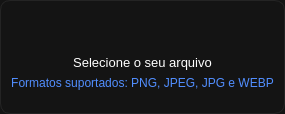
                <widget class="QWidget" name="wdgOpenFile" native="true">
                 <property name="minimumSize">
                  <size>
                   <width>0</width>
                   <height>0</height>
                  </size>
                 </property>
                 <property name="maximumSize">
                  <size>
                   <width>16777215</width>
                   <height>150</height>
                  </size>
                 </property>
                 <property name="font">
                  <font>
                   <pointsize>11</pointsize>
                  </font>
                 </property>
                 <property name="cursor">
                  <cursorShape>PointingHandCursor</cursorShape>
                 </property>
                 <property name="styleSheet">
                  <string notr="true">QWidget {
    
	background-color: rgb(20, 20, 20);
    border: 1px solid #242424;
    border-radius: 10px;
}

QLabel {
	border: none;
	color: #518EFF;
}
</string>
                 </property>
                 <layout class="QVBoxLayout" name="verticalLayout_5">
                  <property name="topMargin">
                   <number>24</number>
                  </property>
                  <property name="bottomMargin">
                   <number>24</number>
                  </property>
                  <item>
                   <widget class="QLabel" name="label_2">
                    <property name="maximumSize">
                     <size>
                      <width>16777215</width>
                      <height>90</height>
                     </size>
                    </property>
                    <property name="text">
                     <string/>
                    </property>
                    <property name="pixmap">
                     <pixmap resource="../assets/icons/resource_icons.qrc">:/icons/folder.png</pixmap>
                    </property>
                    <property name="alignment">
                     <set>Qt::AlignmentFlag::AlignCenter</set>
                    </property>
                   </widget>
                  </item>
                  <item>
                   <spacer name="verticalSpacer_6">
                    <property name="orientation">
                     <enum>Qt::Orientation::Vertical</enum>
                    </property>
                    <property name="sizeType">
                     <enum>QSizePolicy::Policy::Fixed</enum>
                    </property>
                    <property name="sizeHint" stdset="0">
                     <size>
                      <width>20</width>
                      <height>8</height>
                     </size>
                    </property>
                   </spacer>
                  </item>
                  <item>
                   <widget class="QLabel" name="label_3">
                    <property name="maximumSize">
                     <size>
                      <width>16777215</width>
                      <height>16</height>
                     </size>
                    </property>
                    <property name="font">
                     <font>
                      <pointsize>10</pointsize>
                      <fontweight>DemiBold</fontweight>
                     </font>
                    </property>
                    <property name="styleSheet">
                     <string notr="true">QLabel {
	border: none;
	color: #ffffff;
}</string>
                    </property>
                    <property name="text">
                     <string>Selecione o seu arquivo</string>
                    </property>
                    <property name="alignment">
                     <set>Qt::AlignmentFlag::AlignCenter</set>
                    </property>
                   </widget>
                  </item>
                  <item>
                   <widget class="QLabel" name="label_4">
                    <property name="maximumSize">
                     <size>
                      <width>16777215</width>
                      <height>14</height>
                     </size>
                    </property>
                    <property name="font">
                     <font>
                      <pointsize>9</pointsize>
                     </font>
                    </property>
                    <property name="text">
                     <string>Formatos suportados: PNG, JPEG, JPG e WEBP</string>
                    </property>
                    <property name="alignment">
                     <set>Qt::AlignmentFlag::AlignCenter</set>
                    </property>
                   </widget>
                  </item>
                 </layout>
                </widget>
